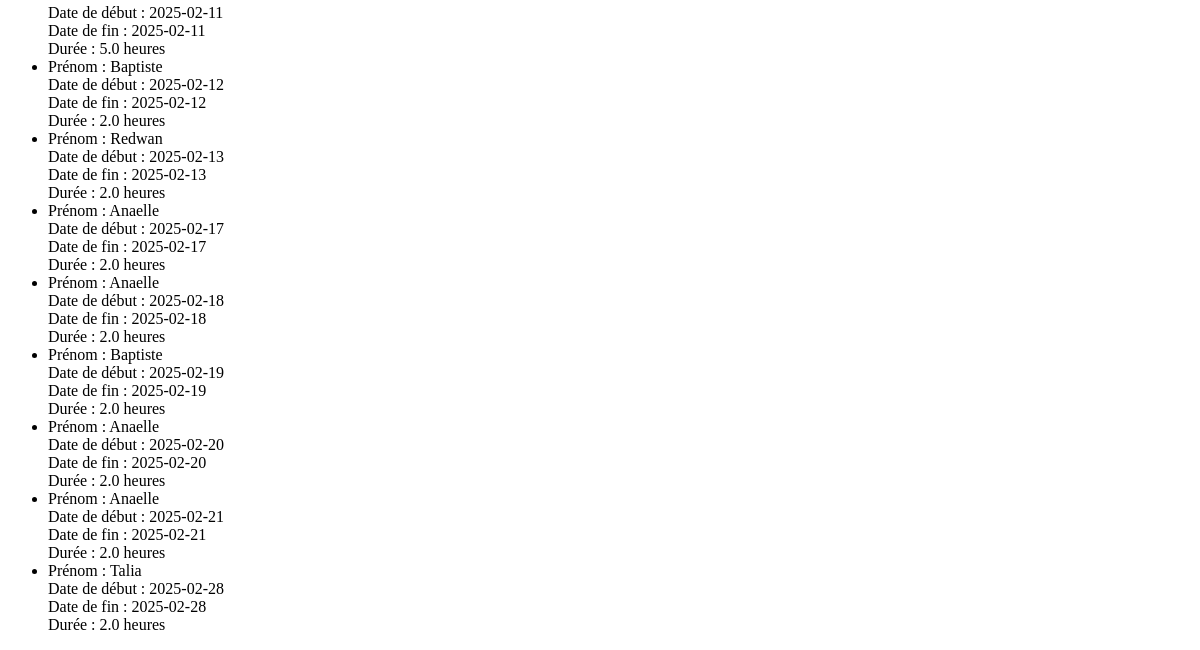
Before: / (lower part) with the older database file.
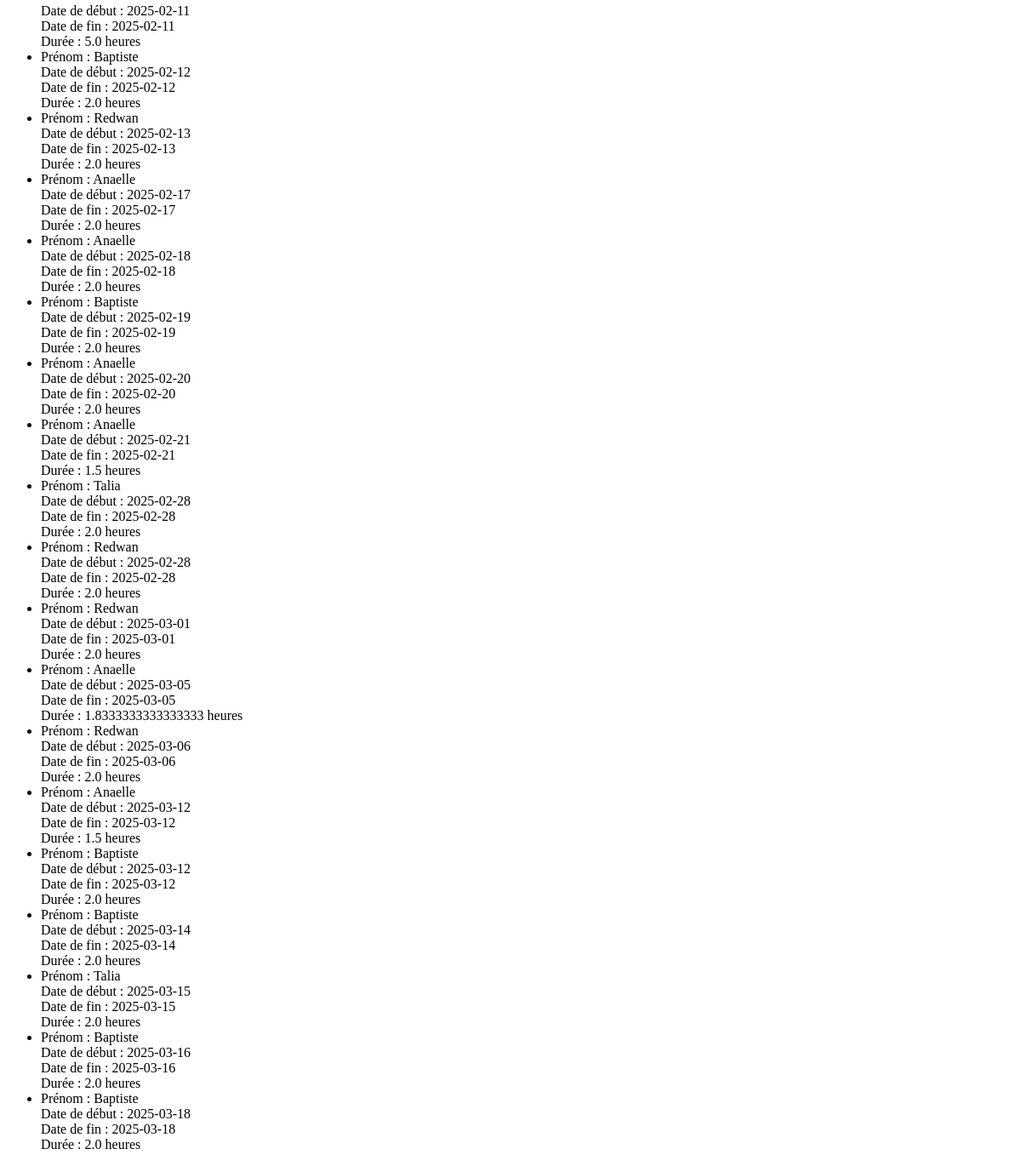
After: the same page with the newer database file.
### models.py (models this page shows, shortened)
class Cours(db.Model):
    id = db.Column(db.Integer, primary_key=True)
    prenom_eleve = db.Column(db.String(100), nullable=False)
    date_debut = db.Column(db.Date, nullable=False)
    date_fin = db.Column(db.Date, nullable=False)
    duree = db.Column(db.Float, nullable=False)

### flask_app.py (the view)
@app.route('/')
def index():
    get_cours = Cours.query.all()
    cours_data = [{
        'prenom_eleve': c.prenom_eleve,
        'date_debut': c.date_debut.isoformat(),
        'date_fin': c.date_fin.isoformat(),
        'duree': c.duree
    } for c in get_cours]
    return render_template('index.html', cours_data=cours_data)

### templates/index.html (shortened to what this page needs)
<!DOCTYPE html>
<html lang="fr">
<head>
</head>
<body>
    <div class="container">
        <ul>
            {% for cours in cours_data %}
                <li>
                    Prénom : {{ cours.prenom_eleve }}<br>
                    Date de début : {{ cours.date_debut }}<br>
                    Date de fin : {{ cours.date_fin }}<br>
                    Durée : {{ cours.duree }} heures<br>
                </li>
            {% endfor %}
        </ul>
    </div>
</body>
</html>

Changed rows visible on the page:
changed Cours (number 8 of 19 on the later page): duree "2.0" → "1.5"
added Cours: prenom_eleve "Redwan", date_debut "2025-02-28", date_fin "2025-02-28", duree "2.0"
added Cours: prenom_eleve "Redwan", date_debut "2025-03-01", date_fin "2025-03-01", duree "2.0"
added Cours: prenom_eleve "Anaelle", date_debut "2025-03-05", date_fin "2025-03-05", duree "1.8333333333333333"
added Cours: prenom_eleve "Redwan", date_debut "2025-03-06", date_fin "2025-03-06", duree "2.0"
added Cours: prenom_eleve "Anaelle", date_debut "2025-03-12", date_fin "2025-03-12", duree "1.5"
added Cours: prenom_eleve "Baptiste", date_debut "2025-03-12", date_fin "2025-03-12", duree "2.0"
added Cours: prenom_eleve "Baptiste", date_debut "2025-03-14", date_fin "2025-03-14", duree "2.0"
added Cours: prenom_eleve "Talia", date_debut "2025-03-15", date_fin "2025-03-15", duree "2.0"
added Cours: prenom_eleve "Baptiste", date_debut "2025-03-16", date_fin "2025-03-16", duree "2.0"
added Cours: prenom_eleve "Baptiste", date_debut "2025-03-18", date_fin "2025-03-18", duree "2.0"
